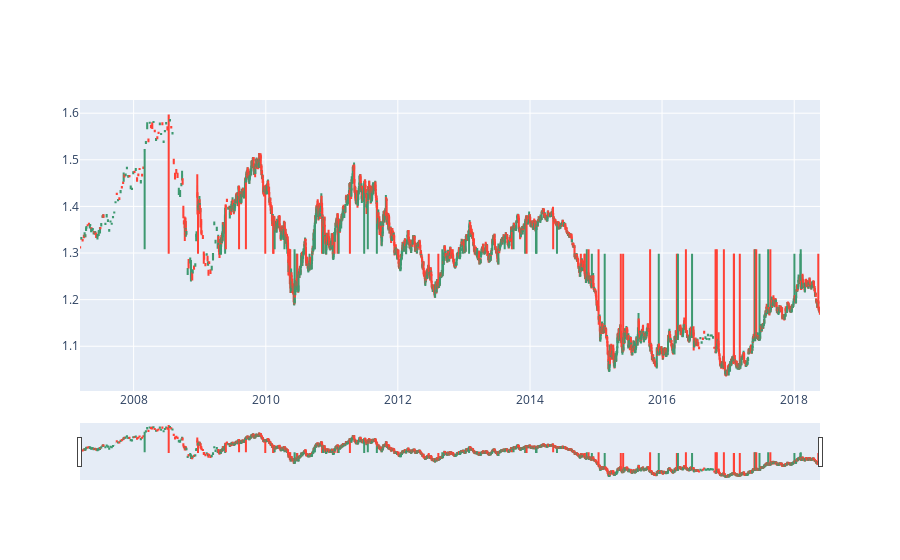

Source (notebook cell):
### Code cell
fig_iqr = go.Figure(data=[go.Candlestick(x=train_cleaned_iqr['Time'],
                open=train_cleaned_iqr['Open'],
                high=train_cleaned_iqr['High'],
                low=train_cleaned_iqr['Low'],
                close=train_cleaned_iqr['Close'])])

# save the plot as a png
fig_iqr.write_image("images/plots/candlestick_iqr.png")

fig_iqr.show()

### Figure 1 — Plotly figure (JSON) as saved in the notebook; plotly's stock layout.template omitted (floating-point values rounded to 4 significant figures; data arrays with more than 128 entries replaced by an {"elided": "..."} marker saying what was removed)
{"data": [{"close": {"elided": "2853 float values"}, "high": {"elided": "2853 float values"}, "low": {"elided": "2853 float values"}, "open": {"elided": "2853 float values"}, "type": "candlestick", "x": {"elided": "2853 str values"}}], "layout": {}}
